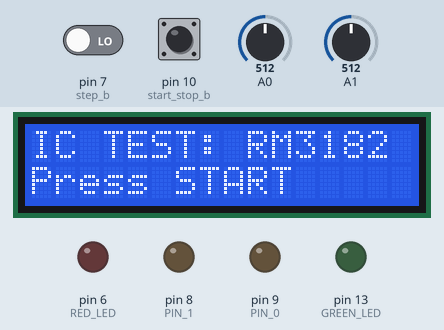
Simulated run of this sketch. Board: Arduino Uno, built with avr-gcc and run on an emulated ATmega328P. On the bench: 16×2 character LCD, output pins drawn as LEDs (lit = HIGH). Dashed ring = blinking. The test bench sets the inputs (shaded band); at power-on: pin 7 (step_b) LOW, pin 10 (start_stop_b) LOW, A0 = 512, A1 = 512. What the sketch prints to the serial monitor is not drawn.

Above: at 4.4 s.
4.5 s: pin 7 (step_b) driven HIGH
At 5.0 s:
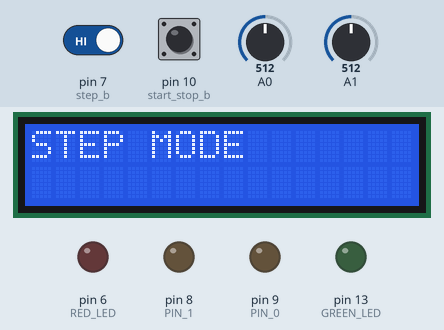
7.0 s: pin 10 (start_stop_b) pulled HIGH for 3.2 s
At 9.6 s:
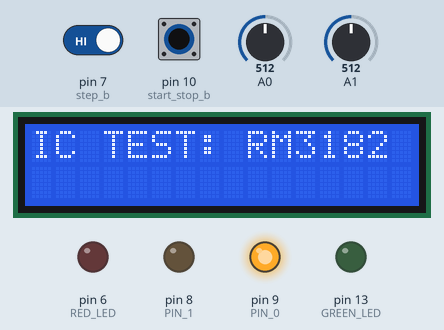
11.7 s: A0 set to 408
At 13.19 s:
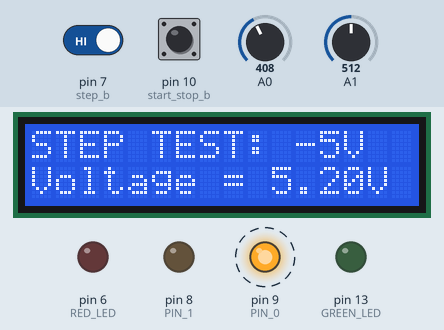
14.5 s: pin 10 (start_stop_b) pulled HIGH for 1 s
At 15.7 s:
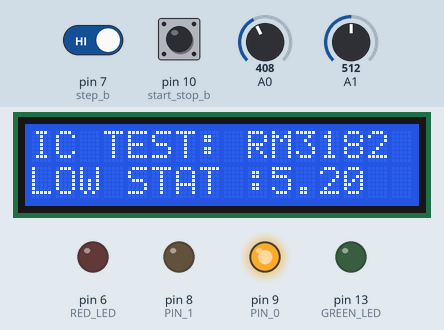
17.0 s: A0 set to 428
At 19.33 s:
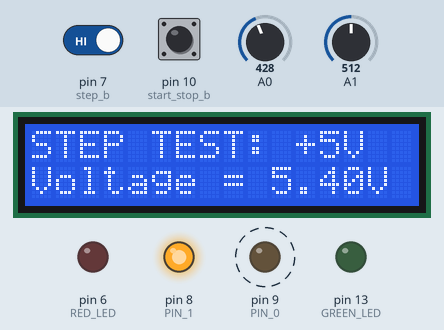
20.0 s: A0 set to 511
At 20.87 s:
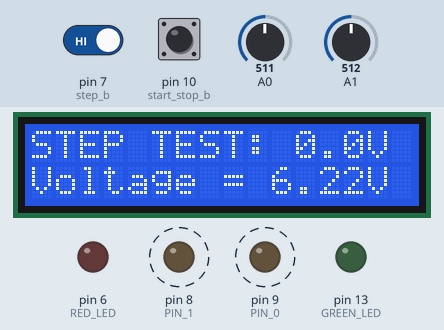
Timing chart, 0 to 22.6 s (numbered marks = the images above; inputs shaded):
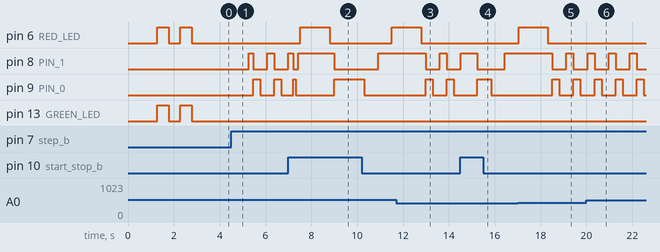

The sketch:

ICTESTER_FRIMWARE_FINAL_2021.ino
```cpp
#include <Arduino.h>
#include <Wire.h>
#include <LiquidCrystal.h>
//aminediani.com
const int rs = 12, en = 11, d4 = 5, d5 = 4, d6 = 3, d7 = 2;
LiquidCrystal lcd(rs, en, d4, d5, d6, d7);
int test_result = 0;
double stat_L = 0.00, stat_H = 0.00, stat_N = 0.00;
int GREEN_LED = 13, RED_LED = 6;
int i = 0;
int start_stop_b = 10;
int start_stop_stat = 0;
int step_stat = 0;
int step_b = 7;
int mode_j = 0;
int PIN_0 = 9;//data B
int PIN_1 = 8;//data A
unsigned long time_hor_s, time_hor_f;
double Tvalue = 0.00, val = 0.00;
double A0VAL = 0.0000, A1VAL = 0.000000;
int TIME = 1, pressTime = 200;
bool condi = true;
char mtext;
//_________________________________setup___________________________________________________________
void setup(){
  //button config
  pinMode(step_b, INPUT);
  pinMode(start_stop_b, INPUT);
  // set up the LCD's number of columns and rows:
  lcd.begin(16, 2);
  pinMode(PIN_0, OUTPUT);
  pinMode(PIN_1, OUTPUT);
  pinMode(RED_LED, OUTPUT);
  pinMode(GREEN_LED, OUTPUT);
  Serial.begin(9600);
  lcd.setCursor(0, 0);
  lcd.print("IC-TEST PROTOTYPE ");
  delay(200);
  lcd.setCursor(0, 1);
  lcd.print("AMINE DIANI");
  delay(1000);
  lcd.setCursor(0, 1);
  lcd.print("                     ");
  lcd.setCursor(0, 1);
  lcd.print("STARTING.");
  digitalWrite(GREEN_LED, HIGH);
  digitalWrite(RED_LED, HIGH);
  delay(500);
  lcd.print(".");
  digitalWrite(GREEN_LED, LOW);
  digitalWrite(RED_LED, LOW);
  delay(500);
  lcd.print(".");
  digitalWrite(GREEN_LED, HIGH);
  digitalWrite(RED_LED, HIGH);
  delay(500);
  lcd.print(".");
   start_stop_stat = digitalRead(start_stop_b);
      if (start_stop_stat == 1){
		    lcd.clear();
			lcd.print("ALIM CALIBRATE...");
			lcd.setCursor(0, 1);
			lcd.print("STA: PC STE: EXT" );
			delay(5500);


	}
  digitalWrite(GREEN_LED, LOW);
  digitalWrite(RED_LED, LOW);
  lcd.clear();
  lcd.setCursor(0, 0);
  delay(500);

  lcd.print("IC TEST: RM3182");
  //Serial.print("START");
  lcd.setCursor(0, 1);
  lcd.print("Press START");
  Serial.println("SYS_RE_START");
}
void loop(){
  //serial  action
   if (Serial.available()) {
	digitalWrite(GREEN_LED, HIGH);
    digitalWrite(RED_LED, HIGH);
    delay(200);
    lcd.clear();
    while (Serial.available() > 0) {
      mtext=Serial.read();
      if(mtext=='v'){
        lcd.setCursor(0, 1);
        lcd.write("connected");
      }

      if(mtext=='t'){
         delay(150);
        if(Serial.read()=='s'){
          //lcd.clear();
          lcd.setCursor(0, 1);
          lcd.write("send data >> >>");
          Serial.println("datastart");
          Serial.println("H");
          Serial.println(Mesuredata(HIGH,LOW));
          Serial.println("L");
          Serial.println(Mesuredata(LOW,HIGH));
          Serial.println("N");
          Serial.println(Mesuredata(LOW,LOW));
          Serial.println("dataend");

        }
      }

    }
  digitalWrite(GREEN_LED, LOW);
  digitalWrite(RED_LED, LOW);
  }

  //start button action
  start_stop_stat = digitalRead(start_stop_b);
  if (start_stop_stat == 1)
  {

    test_result = 0;
    //LED REST CONFIG
    digitalWrite(GREEN_LED, LOW);
    digitalWrite(RED_LED, LOW);

    //LCD REST CONFIG
    lcd.setCursor(0, 1);
    lcd.print("                ");

    //input_set--------STAT 1/3: LOW  ---------------------
    delay(TIME / 2);
    stat_L = Mesuredata(LOW,HIGH);//Calcul and get the OUT valeur of "HIGH" stat
    lcd.setCursor(0, 1);
    lcd.print("LOW STAT :");
    lcd.print(stat_L);

    //input_set--------STAT 2/3; NULL  -------------------------
    delay(TIME / 2);
    stat_N = Mesuredata(LOW,LOW);//Calcul and get the OUT valeur of "NULL" stat
    lcd.setCursor(0, 1);
    lcd.print("NULL STAT : ");
    lcd.print(stat_N);

    //input_set-------STAT 3/3 : HIGH  --------------------
    delay(TIME / 2);
    stat_H = Mesuredata(HIGH,LOW);//Calcul and get the OUT valeur of "HIGH" stat
    lcd.setCursor(0, 1);
    lcd.print("HIGH STAT: ");
    lcd.print(stat_H);

   //comparation data
   // 1/3 stat HIGH
    if (stat_H > 4.0 && stat_H < 5.25)
    { }
    else
    {
      test_result = 1;
    }
    // 2/3 stat LOW
    if (stat_L < -4.0 && stat_L > -5.25)
    {}
    else
    {
      test_result = 2;
    }
    // 3/3 stat NULL
    if (stat_N > -0.25 && stat_N < 0.25)
    {}
    else
    {
      test_result = 3;
    }

    delay(TIME / 2);
    //Resultat
    if (test_result == 0){ //TEST PASS
      TIME = 10;
      digitalWrite(GREEN_LED, HIGH);
      lcd.setCursor(0, 1);
      lcd.print("   TEST PASSED   ");
    } else {//TEST FAIL
      TIME = 1000;
      digitalWrite(RED_LED, HIGH);
      lcd.setCursor(0, 1);
      lcd.print("   TEST FAIL !!  ");
    }
    delay(500);//attend button
  } //fin "START STOP" EVENT
  //"step mode" button action
  step_stat = digitalRead(step_b);
  if (step_stat == HIGH)
  {
    delay(10);   //wait button
    lcd.clear(); //affiche step mode dans lcd
    lcd.print("STEP MODE");
    delay(750);

    mode_j = 2;
    digitalWrite(PIN_0, LOW);
    digitalWrite(PIN_1, HIGH); //STAT SIGNAL H
    lcd.clear();
    lcd.print("STEP TEST: +5V");
	digitalWrite(GREEN_LED, LOW);
        digitalWrite(RED_LED, LOW);
    condi = true;
    while (condi)
    {
      step_stat = digitalRead(step_b);
      if (step_stat == HIGH && mode_j == 1)
      {
        step_stat = 0;
        delay(pressTime);
        mode_j = 2;
        digitalWrite(PIN_0, LOW);
        digitalWrite(PIN_1, HIGH); //STAT SIGNAL H
        lcd.clear();
        lcd.print("STEP TEST: +5V");

      }
      if (step_stat == HIGH && mode_j == 2)
      {
        step_stat = 0;
        delay(pressTime);
        mode_j = 3;
        digitalWrite(PIN_0, HIGH);
        digitalWrite(PIN_1, LOW); //STAT SIGNAL L
        lcd.clear();
        lcd.print("STEP TEST: -5V");

      }
      if (step_stat == HIGH && mode_j == 3)
      {
        step_stat = 0;
        delay(pressTime);
        mode_j = 1;
        digitalWrite(PIN_0, LOW);
        digitalWrite(PIN_1, LOW); //STAT SIGNAL N
        lcd.clear();
        lcd.print("STEP TEST: 0.0V");

      }
      double Mesure();
      Tvalue = Mesure();
	  delay(100);

      if (Tvalue == 99.99)
      {
        lcd.setCursor(0, 1);
        lcd.print("Voltage = ");
        lcd.print("  OL ");
      }
      else
      {
        lcd.setCursor(0, 1);
        lcd.print("Voltage = ");
        lcd.print(Tvalue);
        lcd.print("V");
      }

      start_stop_stat = digitalRead(start_stop_b);
      if (start_stop_stat == HIGH)
      {
        condi = false;
        lcd.clear();
        lcd.print("IC TEST: RM3182");
        lcd.setCursor(0, 1);
        lcd.print("Press START");
        delay(100);
		digitalWrite(GREEN_LED, LOW);
    digitalWrite(RED_LED, LOW);
      }
    }
  }

}

double Mesure(){
  A0VAL = analogRead(A0);
  A1VAL = analogRead(A1);
  if (A0VAL >= 93 && A0VAL <= 904){
    val = 0.0099*A0VAL+1.1604;
  }
  else if (A1VAL >= 418 && A1VAL <= 713){
    val = 0.0336*A1VAL-26.09018;
  }
  else if (A1VAL >= 714 && A1VAL <= 835){
    val = -25.736 + 0.0333*A1VAL;
  }
  else{
    val = 99.99;
  }
  return val;
}

double Mesuredata(int aStat,int bStat)
{
digitalWrite(PIN_0, bStat);
digitalWrite(PIN_1, aStat);
delay(100);
return Mesure();
}
```

Measured:
- after the input at 4.5 s, pin 8 (PIN_1): LOW → HIGH after 0.76 s, → LOW 0.20 s later, → HIGH 0.61 s later, → LOW 0.31 s later; pin 9 (PIN_0): alternates HIGH for 0.31 s and LOW for 0.61 s, starting after 0.97 s; the display: changes at once (image 1)
- after the input at 7.0 s, pin 6 (RED_LED): LOW → HIGH after 0.52 s, → LOW 1.3 s later, → HIGH 2.7 s later; the display: first differs from a run without the input after 0.11 s (image 2 shows a later state)
- after the input at 14.5 s, the display: first differs from a run without the input after 0.13 s (image 4 shows a later state)
- what the display in image 1 shows lasts 0.8 s, from 4.5 s to 5.3 s
- what the display in image 2 shows lasts 0.6 s, from 9.2 s to 9.8 s
